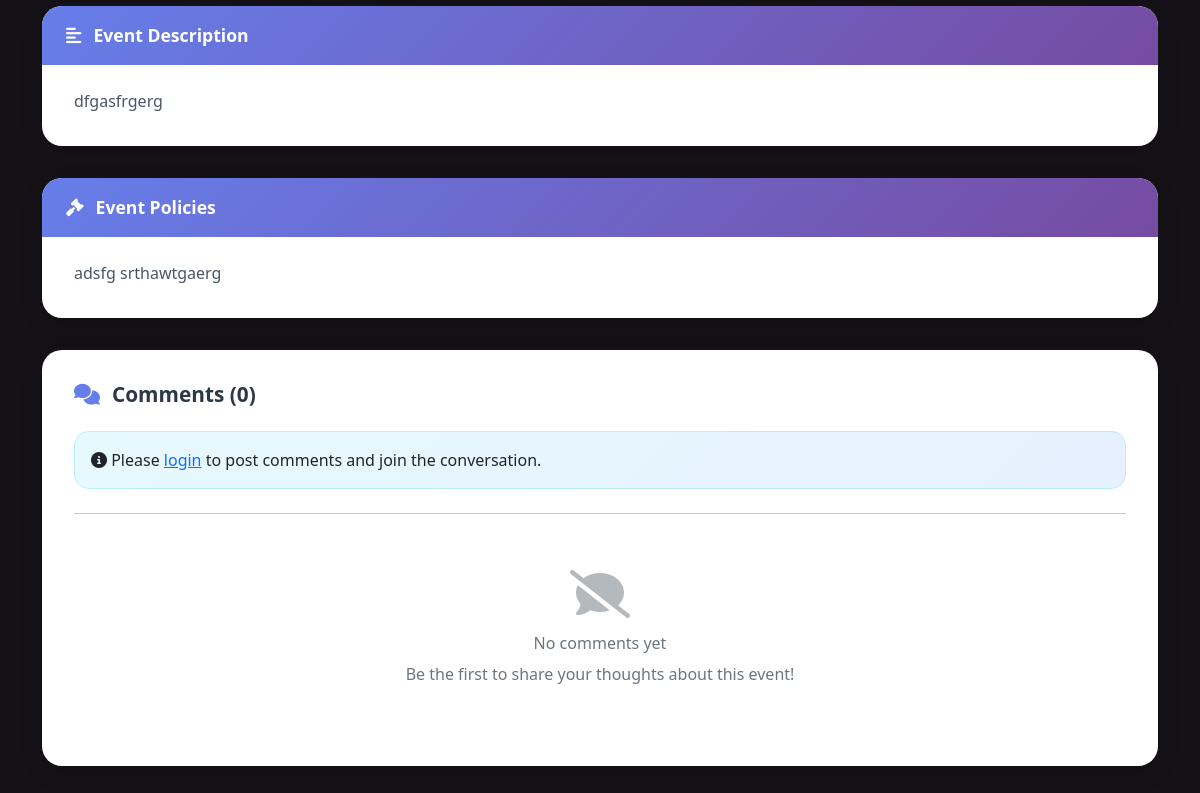
The app's page /events/2 (lower part), older data.
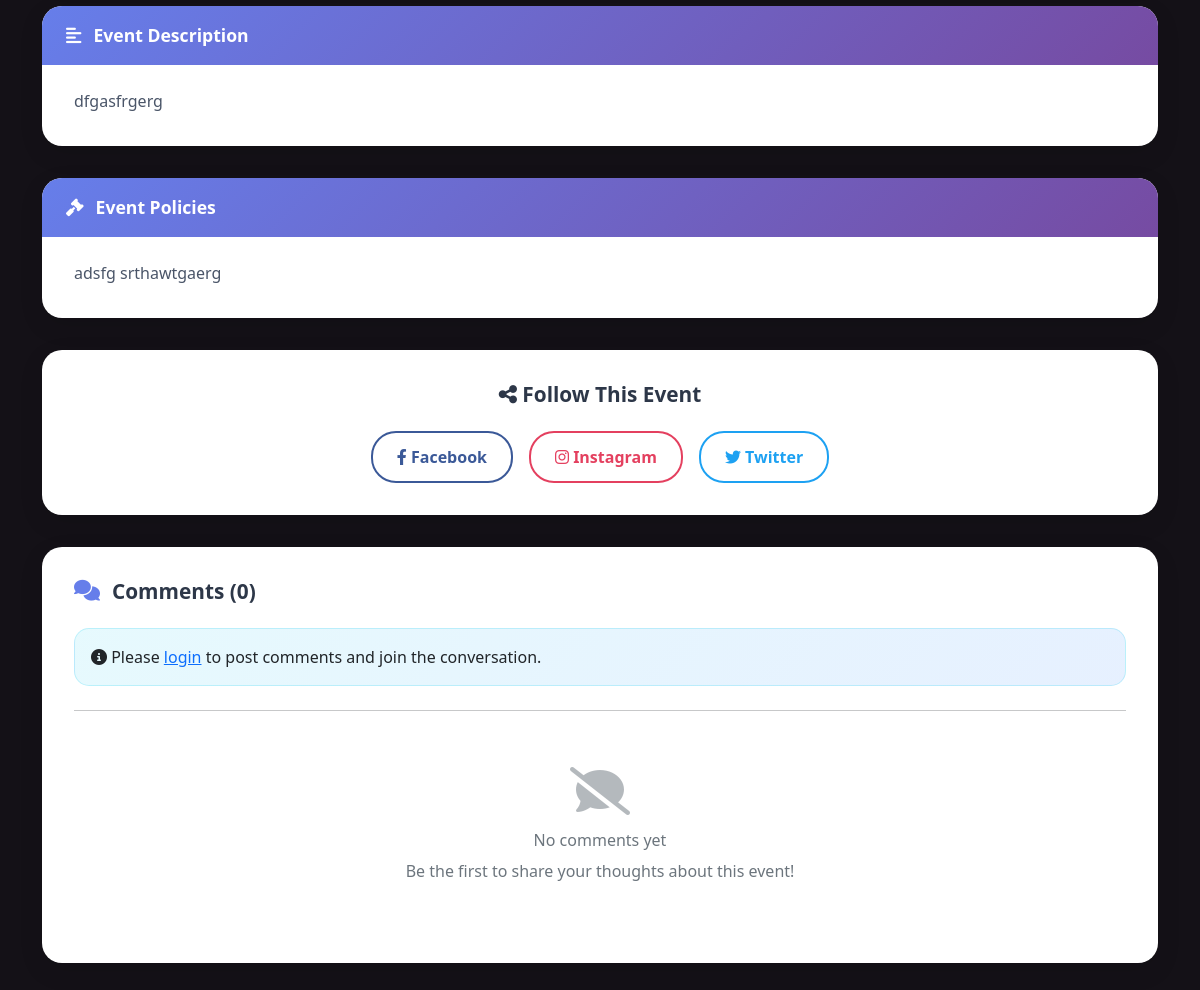
The same page, newer data.
### website/events.py (the view)
@eventbp.route('/<int:id>')
def details(id):
    event = db.session.query(Event).filter_by(id=id).first_or_404()
    cform = CommentForm()
    comments = event.comments.order_by(Comment.created_at.desc()).all() # order the comments by the date they were created
    return render_template('events/eventDetails.html', event=event, form=cform, comments=comments)

### website/models.py (called while the page is built)
    @property
    def current_status(self):
        if self.status == 'Cancelled':
            return 'Cancelled'
        if self.status == 'Completed':
            return 'Completed'
        if self.start_datetime and self.start_datetime < datetime.now():
            return 'Inactive'
        if self.ticket_types:
            total_available = sum(ticket.quantity_available for ticket in self.ticket_types)
            if total_available == 0:
                return 'Sold Out'
        return 'Open'

### website/templates/events/eventDetails.html (shortened to what the changed rows need)
{% extends 'base.html' %}
{% from "bootstrap5/form.html" import render_form %}
{% block head %}
<link rel="stylesheet" href="{{ url_for('static', filename='style/eventDetails.css') }}">
{% endblock %}
{% block content %}
{% if event %}
<div class="container">
    {% if event.facebook or event.instagram or event.twitter %}
        <div class="social-section">
            <h5 class="social-title">
                <i class="fas fa-share-alt"></i> Follow This Event
            </h5>
            <div class="social-buttons">
                {% if event.facebook %}
                    <a href="{{ event.facebook }}" target="_blank" class="social-btn social-facebook">
                        <i class="fab fa-facebook-f"></i> Facebook
                    </a>
                {% endif %}
                {% if event.instagram %}
                    <a href="{{ event.instagram }}" target="_blank" class="social-btn social-instagram">
                        <i class="fab fa-instagram"></i> Instagram
                    </a>
                {% endif %}
                {% if event.twitter %}
                    <a href="{{ event.twitter }}" target="_blank" class="social-btn social-twitter">
                        <i class="fab fa-twitter"></i> Twitter
                    </a>
                {% endif %}
            </div>
        </div>
    {% endif %}
</div>
{% endif %}
{% endblock %}

Row changes from the older to the newer data that the page shows:
changed Event "dfgasfrgerg": facebook empty → "https://facebook.com/" (drawn); instagram empty → "https://Instagram.com/" (drawn); twitter empty → "https://Twitter.com/" (drawn)
Text that changed along with them:
text now shown: "Follow This Event Facebook Instagram Twitter"
